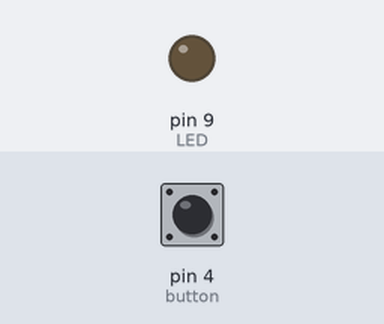
The sketch below on a simulated Arduino Uno, built with avr-gcc and run on an emulated ATmega328P. On the bench: output pins drawn as LEDs (lit = HIGH). Dashed ring = blinking. The test bench sets the inputs (shaded band); at power-on: pin 4 (button) LOW.

Above: at 1.2 s.
1.3 s: pin 4 (button) pulled HIGH for 1 s
At 2.8 s:
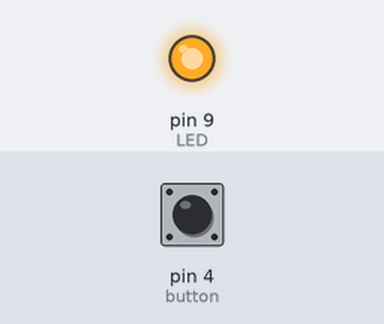
3.8 s: pin 4 (button) pulled HIGH for 3.2 s
At 4.1 s:
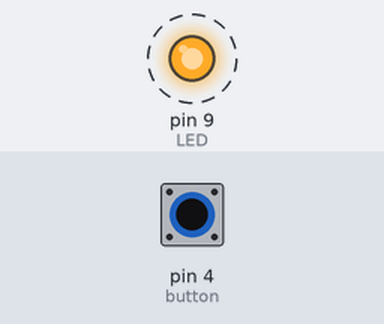
8.5 s: pin 4 (button) pulled HIGH for 0.25 s
At 10.0 s:
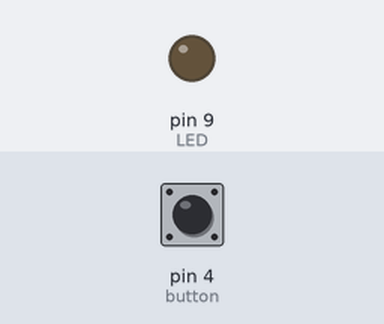
Timing chart, 0 to 11.5 s (numbered marks = the images above; inputs shaded):
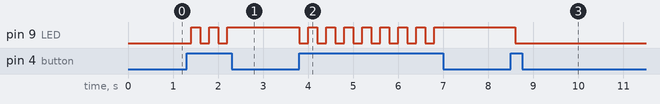

Measured:
- after the input at 1.3 s, pin 9 (LED): alternates HIGH for 0.20 s and LOW for 0.20 s, 5 changes in all, then stays HIGH, starting after 0.10 s
- after the input at 3.8 s, pin 9 (LED): alternates HIGH for 0.20 s and LOW for 0.20 s, 16 changes in all, then stays HIGH, starting at once
- after the input at 8.5 s, pin 9 (LED): HIGH → LOW after 0.10 s

The sketch:

BUTTON.ino
```cpp
const int button = 4;
const int LED = 9;
int buttonState = 0;
int toggle = 0;

void setup() {
  // put your setup code here, to run once:
  pinMode(LED, OUTPUT);
  pinMode(button, INPUT);
  Serial.begin(9600);
}

void loop() {
  // put your main code here, to run repeatedly:
  buttonState = digitalRead(button);

  if (buttonState == 1 && toggle == 0){
    toggle = 1;
    digitalWrite(LED, HIGH);
  }
  else if (buttonState == 1 && toggle == 1)
  {
    toggle = 0;
    digitalWrite(LED, LOW);
  }
  delay(200);
}
```
